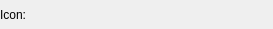
<?xml version="1.0" encoding="UTF-8"?>
<ui version="4.0">
 <class>WidgetIcon</class>
 <widget class="QWidget" name="WidgetIcon">
  <property name="geometry">
   <rect>
    <x>0</x>
    <y>0</y>
    <width>273</width>
    <height>29</height>
   </rect>
  </property>
  <property name="windowTitle">
   <string>Form</string>
  </property>
  <layout class="QGridLayout" name="gridLayout">
   <property name="leftMargin">
    <number>0</number>
   </property>
   <property name="topMargin">
    <number>0</number>
   </property>
   <property name="rightMargin">
    <number>0</number>
   </property>
   <property name="bottomMargin">
    <number>0</number>
   </property>
   <item row="0" column="0">
    <layout class="QHBoxLayout" name="horizontalLayout">
     <item>
      <widget class="QLabel" name="label">
       <property name="text">
        <string>Icon:</string>
       </property>
      </widget>
     </item>
     <item>
      <widget class="WidgetPicture" name="widgetPicture" native="true">
       <property name="minimumSize">
        <size>
         <width>200</width>
         <height>27</height>
        </size>
       </property>
       <property name="maximumSize">
        <size>
         <width>200</width>
         <height>27</height>
        </size>
       </property>
      </widget>
     </item>
     <item>
      <widget class="WidgetShowPicture" name="widgetShowPicture" native="true">
       <property name="minimumSize">
        <size>
         <width>27</width>
         <height>27</height>
        </size>
       </property>
       <property name="maximumSize">
        <size>
         <width>27</width>
         <height>27</height>
        </size>
       </property>
      </widget>
     </item>
    </layout>
   </item>
  </layout>
 </widget>
 <customwidgets>
  <customwidget>
   <class>WidgetPicture</class>
   <extends>QWidget</extends>
   <header>widgetpicture.h</header>
   <container>1</container>
  </customwidget>
  <customwidget>
   <class>WidgetShowPicture</class>
   <extends>QWidget</extends>
   <header>widgetshowpicture.h</header>
   <container>1</container>
  </customwidget>
 </customwidgets>
 <resources/>
 <connections/>
</ui>
